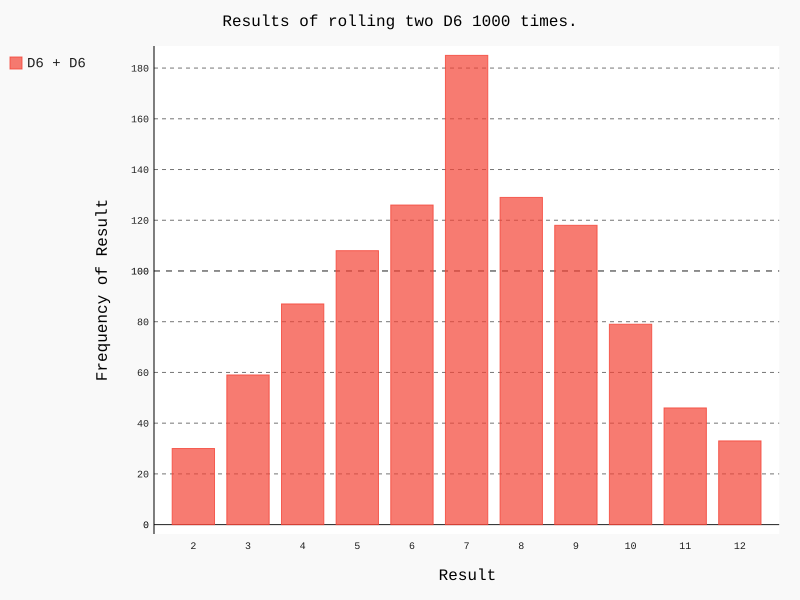

Reproduce this figure in Python.
from die import Die

import pygal

# Cria dois dados D6
die_1 = Die()
die_2 = Die()

# Faz alguns lançamentos e armazana os resultados em uma lista
results = []
for roll_num in range(1000):
    result = die_1.roll() + die_2.roll()
    results.append(result)

# Analisa os resultados
frequencies = []
max_result = die_1.num_sides + die_2.num_sides
for value in range(2, max_result+1):
    frequency = results.count(value)
    frequencies.append(frequency)

# Visualiza os resultados
hist = pygal.Bar()

hist.title = "Results of rolling two D6 1000 times."
hist.x_labels = ['2', '3', '4', '5', '6', '7', '8', '9', '10', '11', '12']
hist.x_title = "Result"
hist.y_title = "Frequency of Result"

hist.add('D6 + D6', frequencies)
hist.render_to_file('dice_visual.svg')

# print(frequencies)
